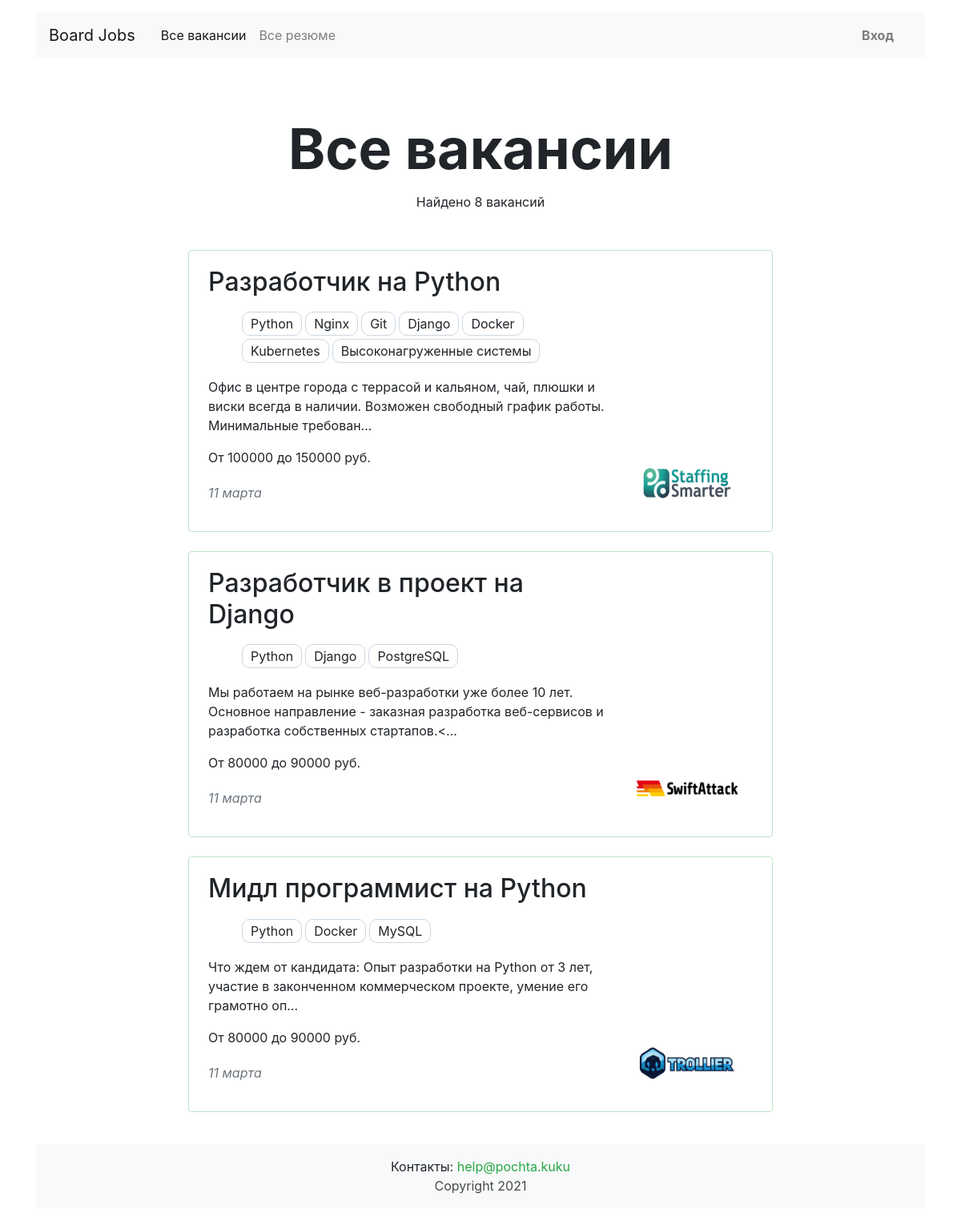
/vacancies, run on the app's committed database.
### vacancies/models.py (models this page shows, shortened)
class Vacancy(models.Model):
    title = models.CharField("название вакансии", max_length=100, db_index=True)
    skills = models.CharField("навыки", max_length=500)
    description = models.TextField("описание вакансии", max_length=10000, db_index=True)
    salary_min = models.IntegerField("зарплата от")
    salary_max = models.IntegerField("зарплата до")
    published_at = models.DateField("опубликовано", auto_now_add=True)
    company = models.ForeignKey(Company,
                                on_delete=models.CASCADE, related_name="vacancies", verbose_name="компания")
    specialty = models.ForeignKey(Specialty,
                                  on_delete=models.PROTECT, related_name="vacancies", verbose_name="специализация")
    class Meta:
        verbose_name = "вакансия"
        verbose_name_plural = "вакансии"
        ordering = ['id']

class Company(models.Model):
    class EmployeeCount(models.IntegerChoices):
        c_0000_0015 = 1, ('0-15')
        c_0015_0100 = 2, ('15-100')
        c_0100_0500 = 3, ('100-500')
        c_0500_1000 = 4, ('500-1000')
        c_1000_9999 = 5, ('> 1000')
    name = models.CharField("название", max_length=100)
    location = models.CharField("город", max_length=25)
    description = models.TextField("информация о компании", max_length=5000)
    employee_count = models.IntegerField("количество сотрудников", choices=EmployeeCount.choices)
    logo = models.ImageField("логотип", upload_to=MEDIA_COMPANY_IMAGE_DIR)
    owner = models.OneToOneField(User, on_delete=models.CASCADE, related_name="owner_user", verbose_name="owner_id")
    class Meta:
        verbose_name = "компания"
        verbose_name_plural = "компании"

### vacancies/views.py (the view)
# urls.py: path('vacancies', VacanciesView.as_view(), name='vacancies'),  # все вакансии
class VacanciesView(ListView):
    template_name = 'vacancies/vacancies.html'
    model = Vacancy
    context_object_name = 'vacancies'
    paginate_by = 3
    def get_queryset(self, **kwargs):
        return self.model.objects.select_related('company').all()
    def get_context_data(self, **kwargs):
        context = super(VacanciesView, self).get_context_data(**kwargs)
        context['vacancies_count'] = Vacancy.objects.count()
        return context

### vacancies/templatetags/my_filters.py (called while the page is built)
@register.filter()
def ru_pluralize(number: Union[int, str], arg: str = 'текст, тексты, текстов'):
    nominative_singular, nominative_plural, genitive_plural = arg.split(', ')
    number = abs(int(number))
    if (number % 10) == 1 and number % 100 != 11:
        return f'{number} {nominative_singular}'
    elif 2 <= number % 10 <= 4 and number // 10 % 10 != 1:
        return f'{number} {nominative_plural}'
    else:
        return f'{number} {genitive_plural}'

@register.filter()
def list_li(tags_str):
    tags_str = str(tags_str)
    tags_str = tags_str.split(',')
    tags = '</li><li>'.join(tags_str)
    return f'<li>{tags}</li>'

### vacancies/templates/vacancies/vacancies.html (shortened to what this page needs)
{% extends 'vacancies/base.html' %}
{% load bootstrap_pagination %}
{% load my_filters %}
{% block container %}
    <main class="container mt-3">
        <section>
            <h1 class="h1 text-center mx-auto mt-4 pt-5" style="font-size: 70px;"><strong>
                {% if request.path == '/vacancies' %}Все вакансии{% else %}{{ specialty }}{% endif %}</strong>
            </h1>
            <p class="text-center pt-1">Найдено {{ vacancies_count|ru_pluralize:'вакансия, вакансии, вакансий' }}</p>
            <div class="row mt-5">
                <div class="col-12 col-lg-8 offset-lg-2 m-auto">
                    {% for vacancy in vacancies %}
                        <div class="card mb-4">
                            <div class="card-body px-4">
                                <div class="row">
                                    <div class="col-12 col-md-8 col-lg-9">
                                        <h2 class="h2-name h2 pb-2"><a
                                                href="{% url 'vacancy' vacancy.id %}">{{ vacancy.title }}</a></h2>
                                        <ul class="ul_skills">{{ vacancy.skills|list_li|safe|escape }}</ul>
                                        <p>{{ vacancy.description|truncatechars:150|striptags }}</p>
                                        <p>От {{ vacancy.salary_min }} до {{ vacancy.salary_max }} руб.</p>
                                        <p class="text-muted font-italic pt-1">{{ vacancy.published_at|date:"d E" }}</p>
                                    </div>
                                    <div class="col-12 col-md-4 col-lg-3 d-flex align-items-end">
                                        <a href="{% url 'company' vacancy.company_id %}"><img
                                                src="/media/{{ vacancy.company.logo }}" width="130"
                                                height="80"
                                                alt="Логотип компании {{ vacancy.company.name }}"></a>
                                    </div>
                                </div>
                            </div>
                        </div>
                    {% endfor %}
                </div>
            </div>
        </section>
    </main>
{% endblock %}

### vacancies/static/css/style_vacancy.css (style rules this page uses)
.h2-name a { color: #212529; }
.ul_skills { display: inline-flex; list-style-type: none; flex-wrap: wrap; }
.ul_skills li { border: 1px solid #cbd8e4; padding: 2px 10px; margin: 2px; border-radius: 10px; }
.card { border: 1px solid rgb(189 228 198); }
a { color: #454a46; }

### data on the page
Vacancy: title "Разработчик на Python", skills|list_li "Python Nginx Git Django Docker Kubernetes Высоконагруженные системы", description "Офис в центре города с террасой и кальяном, чай, плюшки и виски всегда в наличии. Возможен свободный график работы. Минимальные требован…", salary_min "100000", salary_max "150000", published_at "11 марта", company.logo (picture)
Vacancy: title "Разработчик в проект на Django", skills|list_li "Python Django PostgreSQL", description "Мы работаем на рынке веб-разработки уже более 10 лет. Основное направление - заказная разработка веб-сервисов и разработка собственных стартапов.<…", salary_min "80000", salary_max "90000", published_at "11 марта", company.logo (picture)
Vacancy: title "Мидл программист на Python", skills|list_li "Python Docker MySQL", description "Что ждем от кандидата: Опыт разработки на Python от 3 лет, участие в законченном коммерческом проекте, умение его грамотно оп…", salary_min "80000", salary_max "90000", published_at "11 марта", company.logo (picture)

### other printed values
{{ vacancies_count|ru_pluralize:'вакансия, вакансии, вакансий' }} "8 вакансий"
